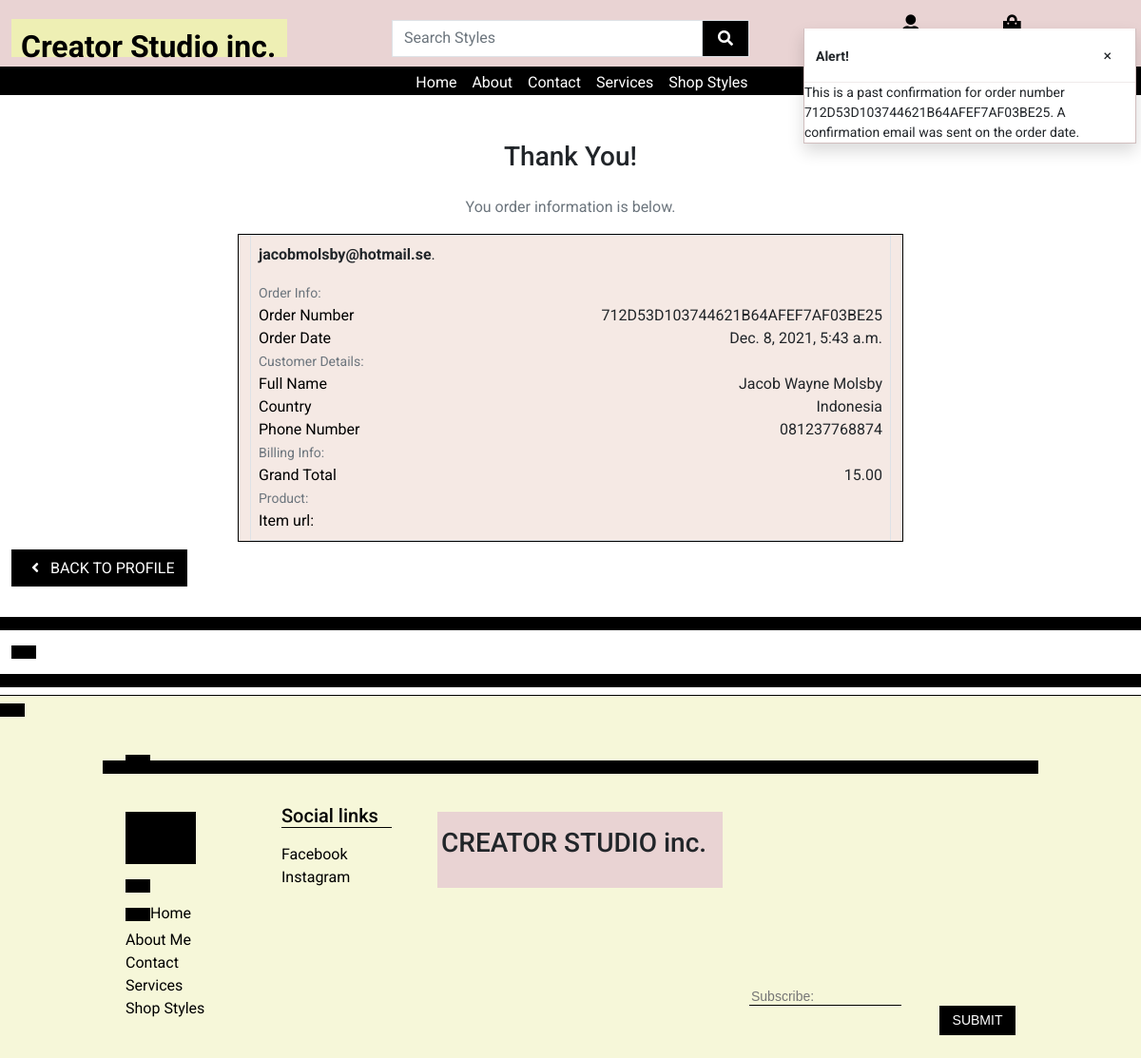
/profile/order_history/712D53D103744621B64AFEF7AF03BE25, run on the app's committed database.
### checkout/models.py (models this page shows, shortened)
class Order(models.Model):
    order_number = models.CharField(max_length=32, null=False, editable=False)
    user_profile = models.ForeignKey(UserProfile, on_delete=models.SET_NULL,
                                     null=True, blank=True, related_name='orders')
    full_name = models.CharField(max_length=50, null=False, blank=False)
    email = models.EmailField(max_length=254, null=False, blank=False)
    phone_number = models.CharField(max_length=20, null=False, blank=False)
    postcode = models.CharField(max_length=20, null=False, blank=False, default='')
    country = CountryField(blank_label="Country *", max_length=20, null=False,
                           blank=False)
    date = models.DateTimeField(auto_now_add=True)
    grand_total = models.DecimalField(max_digits=10, decimal_places=2,
                                      null=False, default=0)
    original_bag = models.TextField(null=False, blank=False, default='')
    stripe_pid = models.CharField(max_length=254, null=False, blank=False, default='')

### profiles/views.py (the view)
# urls.py: path('order_history/<order_number>', views.order_history, name='order_history'),
def order_history(request, order_number):
    order = get_object_or_404(Order, order_number=order_number)
    messages.info(request, (
        f'This is a past confirmation for order number {order_number}. '
        'A confirmation email was sent on the order date.'
    ))
    template = 'checkout/checkout_success.html'
    context = {
        'order': order,
        'from_profile': True,
    }
    return render(request, template, context)

### bag/contexts.py (called while the page is built, shortened)
def bag_contents(request):
    bag_items = []
    total = 0
    product_count = 0
    bag = request.session.get('bag', {})
    grand_total = total
    context = {
        'bag_items': bag_items,
        'total': total,
        'product_count': product_count,
        'grand_total': grand_total,
    }
    return context

### checkout/templates/checkout/checkout_success.html (shortened to what this page needs)
{% extends 'base.html' %}
{% load static %}
{% block extra_css %}
<link rel="stylesheet" href="{% static 'checkout/css/checkout.css' %}">
{% endblock %}
{% block content %}
{% block page_header %}
<div class="container header-container">
</div>
{% endblock %}
<div class="page-header d-flex justify-content-md-center mt-5 mb-3">
    <h3 class="text-center mt-3 underline">Thank You!</h3>
</div>
<div class="container-fluid">
    <div class="row">
        <p class="text-muted text-center">You order information is below.</p>
    </div>
    <div class="row d-flex justify-content-center">
        <div class="col-12 col-lg-7 col-pink">
            <div class="order-confirmation-wrapper p-2 border">
                <strong>{{ order.email }}</strong>.</p>
                <div class="row">
                    <div class="col">
                        <small class="text-muted">Order Info:</small>
                    </div>
                </div>
                <div class="row">
                    <div class="col-12 col-md-4">
                        <p class="mb-0 text-black font-weight-bold">Order Number</p>
                    </div>
                    <div class="col-12 col-md-8 text-md-end">
                        <p class="mb-0">{{ order.order_number }}</p>
                    </div>
                </div>
                <div class="row">
                    <div class="col-12 col-md-4">
                        <p class="mb-0 text-black font-weight-bold">Order Date</p>
                    </div>
                    <div class="col-12 col-md-8 text-md-end">
                        <p class="mb-0">{{ order.date }}</p>
                    </div>
                </div>
                <div class="row">
                    <div class="col">
                        <small class="text-muted">Customer Details:</small>
                    </div>
                </div>
                <div class="row">
                    <div class="col-12 col-md-4">
                        <p class="mb-0 text-black font-weight-bold">Full Name</p>
                    </div>
                    <div class="col-12 col-md-8 text-md-end">
                        <p class="mb-0">{{ order.full_name }}</p>
                    </div>
                </div>
                <div class="row">
                    <div class="col-12 col-md-4">
                        <p class="mb-0 text-black font-weight-bold">Country</p>
                    </div>
                    <div class="col-12 col-md-8 text-md-end">
                        <p class="mb-0">{{ order.country.name }}</p>
                    </div>
                </div>
                <div class="row">
                    <div class="col-12 col-md-4">
                        <p class="mb-0 text-black font-weight-bold">Phone Number</p>
                    </div>
                    <div class="col-12 col-md-8 text-md-end">
                        <p class="mb-0">{{ order.phone_number }}</p>
                    </div>
                </div>
                <div class="row">
                    <div class="col">
                        <small class="text-muted">Billing Info:</small>
                    </div>
                </div>
                <div class="row">
                    <div class="col-12 col-md-4">
                        <p class="mb-0 text-black font-weight-bold">Grand Total</p>
                    </div>
                    <div class="col-12 col-md-8 text-md-end">
                        <p class="mb-0">{{ order.grand_total }}</p>
                    </div>
                </div>
                <div class="row">
                    <div class="col">
                        <small class="text-muted">Product:</small>
                    </div>
                </div>
                <div class="row">
                    <div class="col-12 col-md-4">
                        <p class="mb-0 text-black font-weight-bold">Item url: </p>
                    </div>
                    <div class="col-12 col-md-8 text-md-end">
                    </div>
                </div>
            </div>
        </div>
    </div>
    <div class="row">
        <div class="col-12 col-lg-7 text-right mb-3">
            {% if from_profile %}
                <a href="{% url 'profile' %}" class="btn btn-black rounded-0 my-2">
                    <span class="icon mr-2">
                        <i class="fas fa-angle-left"></i>
                    </span>
                    <span class="text-uppercase">Back to profile</span>
            {% endif %}
            <br>
        </div>
    </div>
</div>
{% endblock %}

### static/css/base.css (style rules this page uses)
html { height: 100%; }
body { font-family: Roboto, sans-serif; height: 100%; }
.btn-black { background: black; color: white; }
.page-header { justify-content: center; margin-top: 150px; }
.icon { align-items: center; display: inline-flex; justify-content: center; height: 1.5rem; width: 1.5rem; }
a { color: inherit; text-decoration: none; transition: all 0.3s; }
@media (min-width: 1200px) { .container { max-width: 80%; } }
@media (min-width: 992px) { .header-container { padding-top: 30px; } }

### checkout/static/checkout/css/checkout.css (style rules this page uses)
.col-pink { border: 1px solid black; background-color: #F5E9E4 !important; }

### data on the page
Order: email "jacobmolsby@hotmail.se", order_number "712D53D103744621B64AFEF7AF03BE25", date "Dec. 8, 2021, 5:43 a.m.", full_name "Jacob Wayne Molsby", country.name "Indonesia", phone_number "081237768874", grand_total "15.00"

### other printed values
{{ message }} "This is a past confirmation for order number 712D53D103744621B64AFEF7AF03BE25. A confirmation email was sent on the order date."
